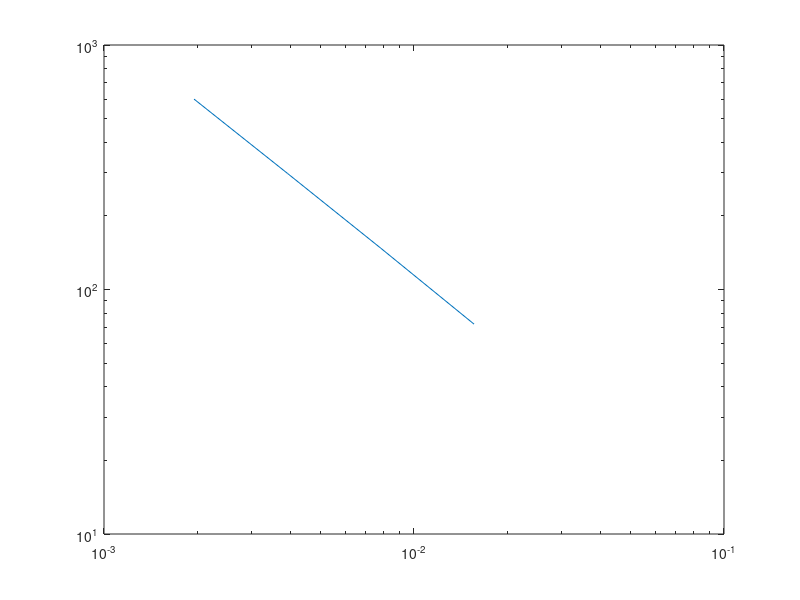

MATLAB code for this plot:
clear all
clc
h_results = [];
error_results = [];
A = [1/64 1/128 1/256 1/512];
for h = A
%x = (h:h:(1-h))';   % interior pts
N = h^(-1);
x = linspace(0, 1, N);
e = ones(1, N)';
Dxx = spdiags([e -2*e e], [-1 0 1], N, N);
%full(Dxx)
Dxx = Dxx/h^2;
% RHS function
f = 3.^x*(log(3)*log(3)-1);
f(1) = f(1) -1/h^2;
f(N) = f(N) -3/h^2;
f = f';
% exact soln for comparing/plotting
u_exact = 3.^x;
% solve Dxx*U = F for U
u_approx = (Dxx-eye(N)) \ f;
h_results = [h_results h];
error_results = [error_results norm(u_approx - u_exact, inf)];
end
loglog(h_results,error_results)
